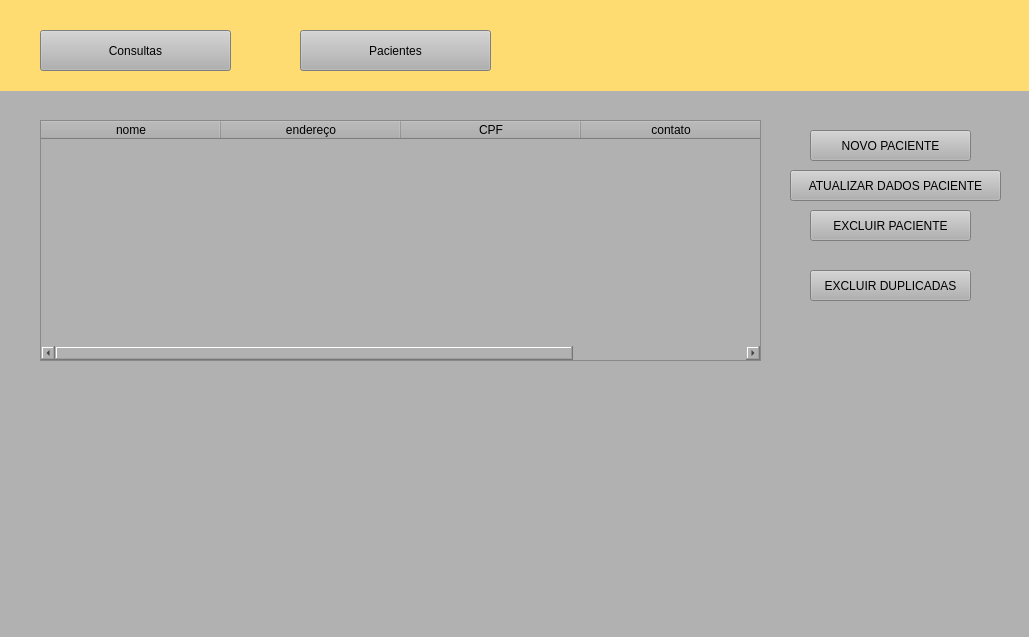
<?xml version="1.0" encoding="UTF-8"?>
<ui version="4.0">
 <class>MainWindow</class>
 <widget class="QMainWindow" name="MainWindow">
  <property name="geometry">
   <rect>
    <x>0</x>
    <y>0</y>
    <width>1029</width>
    <height>637</height>
   </rect>
  </property>
  <property name="windowTitle">
   <string>MainWindow</string>
  </property>
  <property name="styleSheet">
   <string notr="true">background-color: rgb(177, 177, 177);</string>
  </property>
  <widget class="QWidget" name="centralwidget">
   <widget class="QPushButton" name="consultas">
    <property name="geometry">
     <rect>
      <x>40</x>
      <y>30</y>
      <width>191</width>
      <height>41</height>
     </rect>
    </property>
    <property name="text">
     <string>Consultas</string>
    </property>
   </widget>
   <widget class="QTableWidget" name="tabela_pacientes">
    <property name="geometry">
     <rect>
      <x>40</x>
      <y>120</y>
      <width>721</width>
      <height>241</height>
     </rect>
    </property>
    <property name="gridStyle">
     <enum>Qt::SolidLine</enum>
    </property>
    <attribute name="horizontalHeaderVisible">
     <bool>true</bool>
    </attribute>
    <attribute name="horizontalHeaderCascadingSectionResizes">
     <bool>false</bool>
    </attribute>
    <attribute name="horizontalHeaderDefaultSectionSize">
     <number>180</number>
    </attribute>
    <attribute name="horizontalHeaderHighlightSections">
     <bool>true</bool>
    </attribute>
    <attribute name="horizontalHeaderShowSortIndicator" stdset="0">
     <bool>false</bool>
    </attribute>
    <attribute name="horizontalHeaderStretchLastSection">
     <bool>false</bool>
    </attribute>
    <attribute name="verticalHeaderVisible">
     <bool>true</bool>
    </attribute>
    <attribute name="verticalHeaderCascadingSectionResizes">
     <bool>false</bool>
    </attribute>
    <attribute name="verticalHeaderHighlightSections">
     <bool>true</bool>
    </attribute>
    <attribute name="verticalHeaderShowSortIndicator" stdset="0">
     <bool>false</bool>
    </attribute>
    <attribute name="verticalHeaderStretchLastSection">
     <bool>false</bool>
    </attribute>
    <column>
     <property name="text">
      <string>nome</string>
     </property>
    </column>
    <column>
     <property name="text">
      <string>endereço</string>
     </property>
    </column>
    <column>
     <property name="text">
      <string>CPF</string>
     </property>
    </column>
    <column>
     <property name="text">
      <string>contato</string>
     </property>
    </column>
   </widget>
   <widget class="QPushButton" name="pacientes">
    <property name="geometry">
     <rect>
      <x>300</x>
      <y>30</y>
      <width>191</width>
      <height>41</height>
     </rect>
    </property>
    <property name="text">
     <string>Pacientes</string>
    </property>
   </widget>
   <widget class="QLabel" name="label">
    <property name="geometry">
     <rect>
      <x>-140</x>
      <y>-10</y>
      <width>1571</width>
      <height>101</height>
     </rect>
    </property>
    <property name="styleSheet">
     <string notr="true">background-color: rgb(255, 220, 114);</string>
    </property>
    <property name="text">
     <string/>
    </property>
   </widget>
   <widget class="QPushButton" name="novo_paciente">
    <property name="geometry">
     <rect>
      <x>810</x>
      <y>130</y>
      <width>161</width>
      <height>31</height>
     </rect>
    </property>
    <property name="text">
     <string>NOVO PACIENTE</string>
    </property>
   </widget>
   <widget class="QPushButton" name="att_paciente">
    <property name="geometry">
     <rect>
      <x>790</x>
      <y>170</y>
      <width>211</width>
      <height>31</height>
     </rect>
    </property>
    <property name="text">
     <string>ATUALIZAR DADOS PACIENTE</string>
    </property>
   </widget>
   <widget class="QPushButton" name="excluir_paciente">
    <property name="geometry">
     <rect>
      <x>810</x>
      <y>210</y>
      <width>161</width>
      <height>31</height>
     </rect>
    </property>
    <property name="text">
     <string>EXCLUIR PACIENTE</string>
    </property>
   </widget>
   <widget class="QPushButton" name="excluir_duplicadas">
    <property name="geometry">
     <rect>
      <x>810</x>
      <y>270</y>
      <width>161</width>
      <height>31</height>
     </rect>
    </property>
    <property name="text">
     <string>EXCLUIR DUPLICADAS</string>
    </property>
   </widget>
   <zorder>label</zorder>
   <zorder>consultas</zorder>
   <zorder>tabela_pacientes</zorder>
   <zorder>pacientes</zorder>
   <zorder>novo_paciente</zorder>
   <zorder>att_paciente</zorder>
   <zorder>excluir_paciente</zorder>
   <zorder>excluir_duplicadas</zorder>
  </widget>
  <widget class="QStatusBar" name="statusbar"/>
 </widget>
 <resources/>
 <connections/>
</ui>
